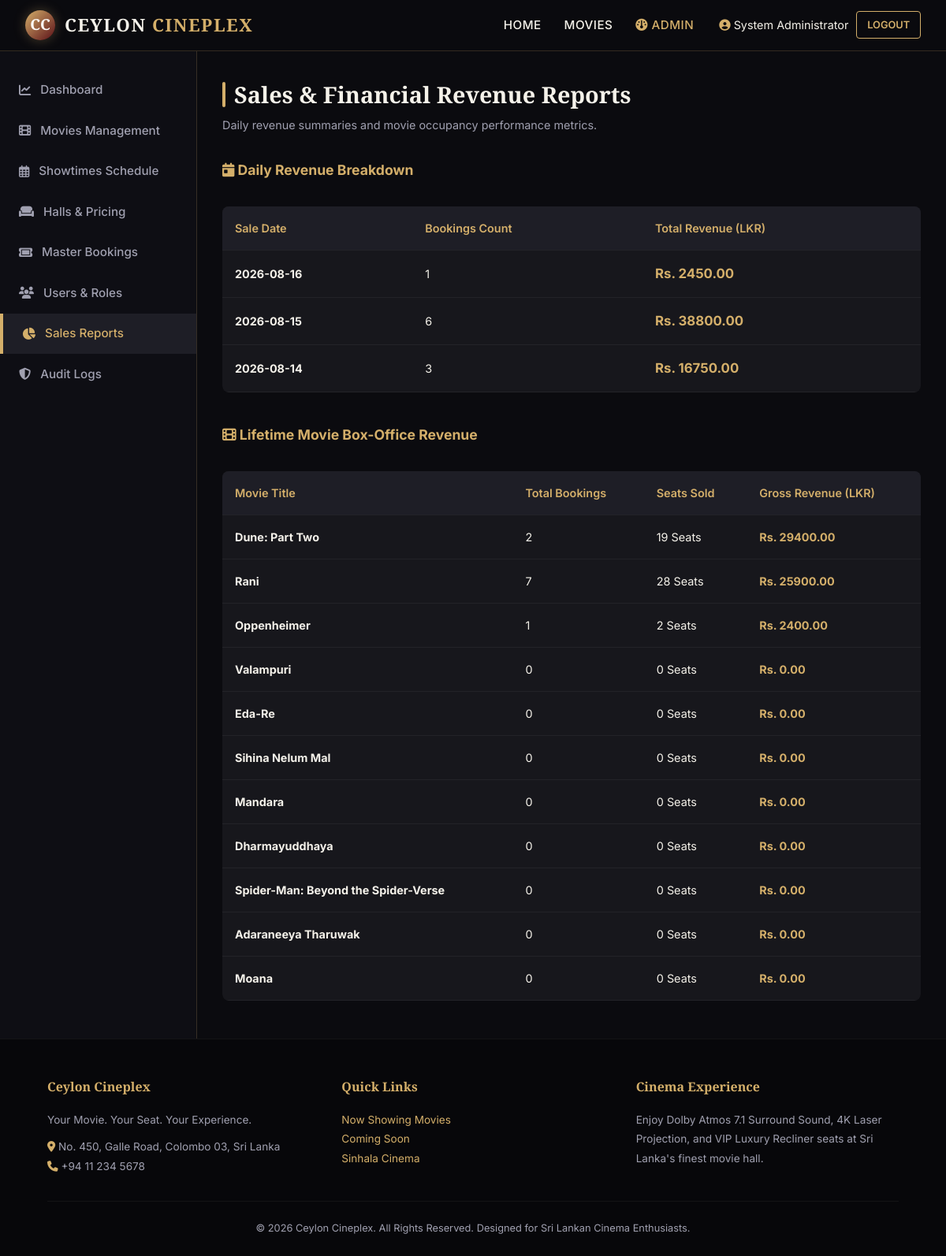
The page /admin/reports (signed in) on the database its author committed.
### tables this page shows
CREATE TABLE movies ( id INTEGER PRIMARY KEY AUTOINCREMENT, title VARCHAR(150) NOT NULL, title_sinhala VARCHAR(150), poster_url TEXT NOT NULL, backdrop_url TEXT, description TEXT, genre VARCHAR(100) NOT NULL, duration_mins INT NOT NULL, language VARCHAR(50) NOT NULL, country VARCHAR(50) DEFAULT 'Sri Lanka', release_date DATE, age_rating VARCHAR(10) DEFAULT 'PG-13', director VARCHAR(100), cast VARCHAR(255), trailer_url TEXT, status VARCHAR(20) DEFAULT 'NOW SHOWING', is_deleted INTEGER DEFAULT 0, created_at DATETIME DEFAULT CURRENT_TIMESTAMP );

### routes/admin.py (the view)
@admin_bp.route('/admin/reports')
@login_required
@role_required('ADMIN')
def reports():
    try:
        daily_sales = execute_query("""
            SELECT DATE(created_at) as sale_date, COUNT(*) as bookings_count, COALESCE(SUM(total_amount_lkr), 0) as revenue
            FROM bookings
            WHERE booking_status != 'CANCELLED'
            GROUP BY DATE(created_at)
            ORDER BY sale_date DESC
            LIMIT 14;
        """, fetchall=True) or []
        movie_stats = execute_query("""
            SELECT m.title, COUNT(DISTINCT b.id) as total_bookings, COUNT(bs.id) as total_tickets, COALESCE(SUM(bs.price_lkr), 0) as total_revenue
            FROM movies m
            LEFT JOIN showtimes st ON m.id = st.movie_id
            LEFT JOIN bookings b ON st.id = b.showtime_id AND b.booking_status != 'CANCELLED'
            LEFT JOIN booking_seats bs ON b.id = bs.booking_id
            WHERE m.is_deleted = 0
            GROUP BY m.id, m.title
            ORDER BY total_revenue DESC;
        """, fetchall=True) or []
        return render_template('admin/reports.html', daily_sales=daily_sales, movie_stats=movie_stats)
    except Exception as e:
        print(f"[Admin Reports Error]: {e}")
        flash(f"Reports notice: {str(e)}", "warning")
        return render_template('admin/reports.html', daily_sales=[], movie_stats=[])

### app.py (called while the page is built)
@app.context_processor
def inject_global_vars():
    return {
        'cinema_name': Config.CINEMA_NAME,
        'cinema_tagline': Config.CINEMA_TAGLINE,
        'cinema_address': Config.CINEMA_ADDRESS,
        'cinema_phone': Config.CINEMA_PHONE,
        'user_name': session.get('user_name'),
        'user_role': session.get('user_role', 'GUEST')
    }

### database/db.py (called while the page is built, shortened)
def _create_raw_connection():
    if Config.DB_TYPE == 'mysql':
        connection = pymysql.connect(
            host=Config.MYSQL_HOST,
            port=Config.MYSQL_PORT,
            user=Config.MYSQL_USER,
            password=Config.MYSQL_PASSWORD,
            database=Config.MYSQL_DB,
            autocommit=False,
            cursorclass=pymysql.cursors.DictCursor
        )
        return connection
    else:
        db_path = Config.SQLITE_DB_PATH
        os.makedirs(os.path.dirname(os.path.abspath(db_path)), exist_ok=True)
        base_db = os.path.join(os.path.dirname(os.path.dirname(__file__)), 'ceylon_cineplex.db')
        conn = sqlite3.connect(db_path, check_same_thread=False)
        conn.row_factory = sqlite3.Row
        conn.execute("PRAGMA foreign_keys = ON;")
        return conn

def get_db_connection():
    conn = _create_raw_connection()
    is_sqlite = Config.DB_TYPE != 'mysql'
    if is_sqlite:
        try:
            cur = conn.cursor()
            cur.execute("SELECT name FROM sqlite_master WHERE type='table' AND name='movies';")
            if not cur.fetchone():
                init_db(conn=conn)
        except Exception as ex:
            print(f"[!] SQLite schema check error: {ex}")
    return conn

### routes/auth.py (called while the page is built)
def login_required(f):
    @wraps(f)
    def decorated_function(*args, **kwargs):
        if 'user_id' not in session:
            flash("Please log in to access this page.", "warning")
            return redirect(url_for('auth.login', next=request.url))
        return f(*args, **kwargs)
    return decorated_function

### templates/admin/reports.html
{% extends "base.html" %}
{% block extra_css %}
<link rel="stylesheet" href="{{ url_for('static', filename='css/admin.css') }}">
{% endblock %}
{% block content %}
<div class="admin-container">
    <div class="admin-sidebar">
        <ul class="sidebar-menu">
            <li class="sidebar-item"><a href="{{ url_for('admin.dashboard') }}"><i class="fa-solid fa-chart-line"></i> Dashboard</a></li>
            <li class="sidebar-item"><a href="{{ url_for('admin.movies') }}"><i class="fa-solid fa-film"></i> Movies Management</a></li>
            <li class="sidebar-item"><a href="{{ url_for('admin.showtimes') }}"><i class="fa-regular fa-calendar-days"></i> Showtimes Schedule</a></li>
            <li class="sidebar-item"><a href="{{ url_for('admin.halls') }}"><i class="fa-solid fa-couch"></i> Halls & Pricing</a></li>
            <li class="sidebar-item"><a href="{{ url_for('admin.bookings') }}"><i class="fa-solid fa-ticket"></i> Master Bookings</a></li>
            <li class="sidebar-item"><a href="{{ url_for('admin.users') }}"><i class="fa-solid fa-users"></i> Users & Roles</a></li>
            <li class="sidebar-item active"><a href="{{ url_for('admin.reports') }}"><i class="fa-solid fa-chart-pie"></i> Sales Reports</a></li>
            <li class="sidebar-item"><a href="{{ url_for('admin.audit_logs') }}"><i class="fa-solid fa-shield-halved"></i> Audit Logs</a></li>
        </ul>
    </div>
    <div class="admin-main">
        <div style="margin-bottom: 2rem;">
            <h1 class="section-title">Sales & Financial Revenue Reports</h1>
            <p style="color: var(--text-muted); font-size: 0.9rem; margin-top: 4px;">Daily revenue summaries and movie occupancy performance metrics.</p>
        </div>
        <h3 style="color: var(--gold); font-size: 1.1rem; margin-bottom: 1rem;"><i class="fa-solid fa-calendar-day"></i> Daily Revenue Breakdown</h3>
        <div class="table-responsive" style="margin-bottom: 2.5rem;">
            <table class="table-custom">
                <thead>
                    <tr>
                        <th>Sale Date</th>
                        <th>Bookings Count</th>
                        <th>Total Revenue (LKR)</th>
                    </tr>
                </thead>
                <tbody>
                    {% for d in daily_sales %}
                        <tr>
                            <td><strong>{{ d.sale_date }}</strong></td>
                            <td>{{ d.bookings_count }}</td>
                            <td style="color: var(--gold); font-weight: bold; font-size: 1.05rem;">Rs. {{ "%.2f"|format(d.revenue | float) }}</td>
                        </tr>
                    {% endfor %}
                </tbody>
            </table>
        </div>
        <h3 style="color: var(--gold); font-size: 1.1rem; margin-bottom: 1rem;"><i class="fa-solid fa-film"></i> Lifetime Movie Box-Office Revenue</h3>
        <div class="table-responsive">
            <table class="table-custom">
                <thead>
                    <tr>
                        <th>Movie Title</th>
                        <th>Total Bookings</th>
                        <th>Seats Sold</th>
                        <th>Gross Revenue (LKR)</th>
                    </tr>
                </thead>
                <tbody>
                    {% for ms in movie_stats %}
                        <tr>
                            <td><strong>{{ ms.title }}</strong></td>
                            <td>{{ ms.total_bookings or 0 }}</td>
                            <td>{{ ms.total_tickets or 0 }} Seats</td>
                            <td style="color: var(--gold); font-weight: bold;">Rs. {{ "%.2f"|format((ms.total_revenue or 0) | float) }}</td>
                        </tr>
                    {% endfor %}
                </tbody>
            </table>
        </div>
    </div>
</div>
{% endblock %}

### static/css/style.css (style rules this page uses)
:root { --bg-dark: #0B0B0F; --bg-card: #17171C; --bg-surface: #1E1E26; --burgundy: #5B1018; --red-accent: #A51C30; --gold: #D4AF6A; --gold-hover: #E5C384; --text-primary: #F5F2EA; --text-muted: #A0A0B0; --border-color: rgba(212, 175, 106, 0.2); --font-heading: 'Cinzel', 'Playfair Display', Georgia, serif; --font-sans: 'Inter', -apple-system, BlinkMacSystemFont, 'Segoe UI', Roboto, sans-serif; }
* { margin: 0; padding: 0; box-sizing: border-box; }
body { background-color: var(--bg-dark); color: var(--text-primary); font-family: var(--font-sans); line-height: 1.6; min-height: 100vh; display: flex; flex-direction: column; overflow-x: hidden; }
a { color: var(--gold); text-decoration: none; transition: color 0.3s ease; }
.section-title { font-family: var(--font-heading); font-size: 1.8rem; color: var(--text-primary); position: relative; padding-left: 15px; }
.section-title::before { content: ''; position: absolute; left: 0; top: 15%; height: 70%; width: 4px; background: var(--gold); border-radius: 2px; }
.table-responsive { width: 100%; overflow-x: auto; -webkit-overflow-scrolling: touch; margin-top: 1rem; margin-bottom: 1rem; border-radius: 8px; }

### static/css/admin.css (style rules this page uses)
.admin-container { display: flex; min-height: calc(100vh - 70px); }
.admin-sidebar { width: 250px; background: #0E0E14; border-right: 1px solid var(--border-color); padding: 1.5rem 0; flex-shrink: 0; }
.sidebar-menu { list-style: none; }
.sidebar-item a { display: flex; align-items: center; gap: 12px; padding: 0.85rem 1.5rem; color: var(--text-muted); font-size: 0.95rem; font-weight: 500; transition: all 0.2s ease; }
.sidebar-item.active a, .sidebar-item a:hover { background: var(--bg-surface); color: var(--gold); border-left: 4px solid var(--gold); }
.admin-main { flex-grow: 1; padding: 2rem; background: var(--bg-dark); overflow-y: auto; }
.table-custom { width: 100%; border-collapse: collapse; margin-top: 1rem; background: var(--bg-card); border-radius: 8px; overflow: hidden; }
.table-custom th, .table-custom td { padding: 1rem; text-align: left; border-bottom: 1px solid rgba(255, 255, 255, 0.05); font-size: 0.9rem; }
.table-custom th { background: var(--bg-surface); color: var(--gold); font-weight: 600; }

### rows shown on the page
movies: title "Dune: Part Two", total_bookings "2", total_tickets "19", total_revenue "29400.00"
movies: title "Rani", total_bookings "7", total_tickets "28", total_revenue "25900.00"
movies: title "Oppenheimer", total_bookings "1", total_tickets "2", total_revenue "2400.00"
movies: title "Valampuri", is_deleted "0", is_deleted "0.00"
movies: title "Eda-Re", is_deleted "0", is_deleted "0.00"
movies: title "Sihina Nelum Mal", is_deleted "0", is_deleted "0.00"
movies: title "Mandara", is_deleted "0", is_deleted "0.00"
movies: title "Dharmayuddhaya", is_deleted "0", is_deleted "0.00"
movies: title "Spider-Man: Beyond the Spider-Verse", is_deleted "0", is_deleted "0.00"
movies: title "Adaraneeya Tharuwak", is_deleted "0", is_deleted "0.00"
movies: title "Moana", is_deleted "0", is_deleted "0.00"

### other values the page prints
{{ session.user_name }} "System Administrator"
{{ d.sale_date }} "2026-08-16" "2026-08-15" "2026-08-14"
{{ d.bookings_count }} "1" "6" "3"
{{ "%.2f"|format(d.revenue | float) }} "2450.00" "38800.00" "16750.00"
{{ cinema_tagline }} "Your Movie. Your Seat. Your Experience."
{{ cinema_address }} "No. 450, Galle Road, Colombo 03, Sri Lanka"
{{ cinema_phone }} "+94 11 234 5678"
{{ cinema_name }} "Ceylon Cineplex"
